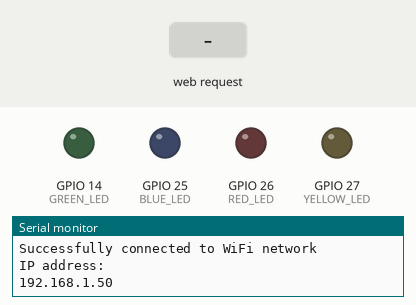
This program was run on a simulated ESP32. Parts: output pins drawn as LEDs (lit = HIGH), the last lines printed to the serial monitor. The inputs (shaded band) are chosen by the test bench. WiFi joins after 1.5 s; servers stay silent unless stated.

Above: at 3.2 s.
3.3 s: HTTP request GET /?LED0=ON received
At 3.9 s:
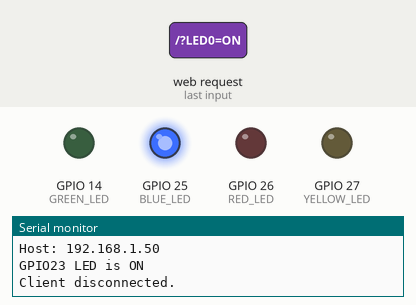
4.8 s: HTTP request GET /?LED1=ON received
At 6.0 s:
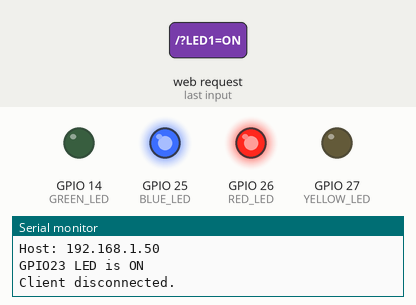
6.3 s: HTTP request GET /?LED0=OFF received
At 7.4 s:
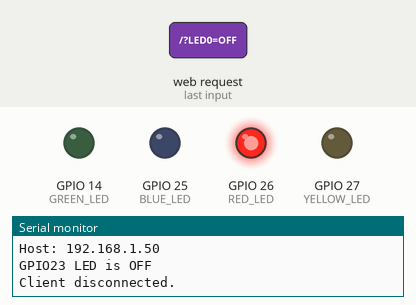
7.8 s: HTTP request GET /?LED2=ON received
At 8.5 s:
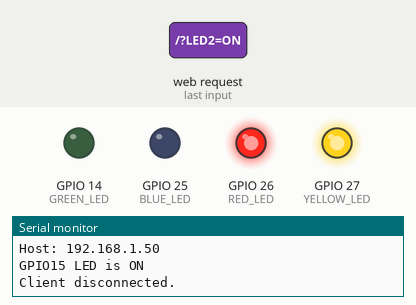
9.3 s: HTTP request GET /?LED1=OFF received
At 9.6 s:
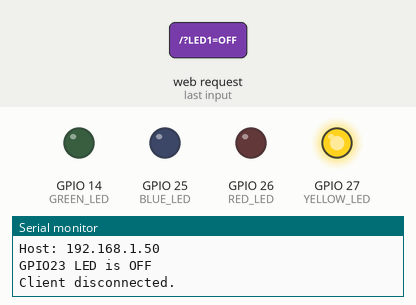
10.8 s: HTTP request GET /?LED2=OFF received
At 12.0 s:
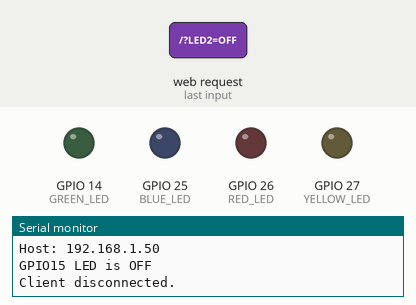
Timing chart, 0 to 13.3 s (numbered marks = the images above; inputs shaded):
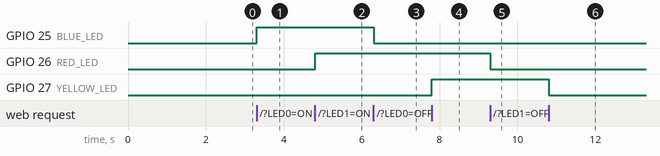

The program:

main.cpp
```cpp
#include <WiFi.h>

const char* WIFI_NAME= "NETWORK_NAME";
const char* WIFI_PASSWORD = "PASSWORD";
WiFiServer server(80);

String header;

String BLUE_LED_STATE = "off";
String RED_LED_STATE = "off";
String YELLOW_LED_STATE = "off";
String GREEN_LED_STATE = "off";


const int BLUE_LED = 25;
const int RED_LED = 26;
const int YELLOW_LED = 27;
const int GREEN_LED = 14;


void setup() {
  Serial.begin(115200);
  pinMode(BLUE_LED, OUTPUT);
  pinMode(RED_LED, OUTPUT);
  pinMode(YELLOW_LED, OUTPUT);
  pinMode(GREEN_LED, OUTPUT);

  digitalWrite(BLUE_LED, LOW);
  digitalWrite(RED_LED, LOW);
  digitalWrite(YELLOW_LED, LOW);
  digitalWrite(GREEN_LED, LOW);


  Serial.print("Connecting to ");
  Serial.println(WIFI_NAME);
  WiFi.begin(WIFI_NAME, WIFI_PASSWORD);
  while (WiFi.status() != WL_CONNECTED) {
    delay(1000);
    Serial.println("Trying to connect to Wifi Network");
  }
  Serial.println("");
  Serial.println("Successfully connected to WiFi network");
  Serial.println("IP address: ");
  Serial.println(WiFi.localIP());
  server.begin();
}

void loop(){
  WiFiClient client = server.available();
  if (client) {
    Serial.println("New Client is requesting web page");
    String current_data_line = "";
    while (client.connected()) {
      if (client.available()) {
        char new_byte = client.read();
        Serial.write(new_byte);
        header += new_byte;
        if (new_byte == '\n') {

          if (current_data_line.length() == 0)
          {

            client.println("HTTP/1.1 200 OK");
            client.println("Content-type:text/html");
            client.println("Connection: close");
            client.println();

            if (header.indexOf("LED0=ON") != -1)
            {
              Serial.println("GPIO23 LED is ON");
              BLUE_LED_STATE = "on";
              digitalWrite(BLUE_LED, HIGH);
            }
            if (header.indexOf("LED0=OFF") != -1)
            {
              Serial.println("GPIO23 LED is OFF");
              BLUE_LED_STATE = "off";
              digitalWrite(BLUE_LED, LOW);
            }
            if (header.indexOf("LED1=ON") != -1)
            {
              Serial.println("GPIO23 LED is ON");
              RED_LED_STATE = "on";
              digitalWrite(RED_LED, HIGH);
            }
            if (header.indexOf("LED1=OFF") != -1)
            {
              Serial.println("GPIO23 LED is OFF");
              RED_LED_STATE = "off";
              digitalWrite(RED_LED, LOW);
            }
            if (header.indexOf("LED2=ON") != -1)
            {
              Serial.println("GPIO15 LED is ON");
              YELLOW_LED_STATE = "on";
              digitalWrite(YELLOW_LED, HIGH);
            }
            if(header.indexOf("LED2=OFF") != -1) {
              Serial.println("GPIO15 LED is OFF");
              YELLOW_LED_STATE = "off";
              digitalWrite(YELLOW_LED, LOW);
            }
            if (header.indexOf("LED3=ON") != -1)
            {
              Serial.println("GREEN_LED is ON");
              GREEN_LED_STATE = "on";
              digitalWrite(GREEN_LED, HIGH);
            }
            if(header.indexOf("LED3=OFF") != -1) {
              Serial.println("GREEN_LED is OFF");
              GREEN_LED_STATE = "off";
              digitalWrite(GREEN_LED, LOW);
            }

            client.println("<!DOCTYPE html><html>");
            client.println("<head><meta name=\"viewport\" content=\"width=device-width, initial-scale=1\">");
            client.println("<link rel=\"icon\" href=\"data:,\">");
            client.println("<style>html { font-family: Helvetica; display: inline-block; margin: 0px auto; text-align: center;}");
            client.println(".button { background-color: #4CAF50; border: 2px solid #4CAF50;; color: white; padding: 15px 32px; text-align: center; text-decoration: none; display: inline-block; font-size: 16px; margin: 4px 2px; cursor: pointer; }");
            client.println("text-decoration: none; font-size: 30px; margin: 2px; cursor: pointer;}");
            // Web Page Heading
            client.println("</style></head>");
            client.println("<body><center><h1>ESP32 Web server LED controlling example</h1></center>");
            client.println("<center><h2>Web Server Example Microcontrollerslab.com</h2></center>" );
            client.println("<center><h2>Press on button to turn LED on and off</h3></center>");
            client.println("<form><center>");

            client.println("<p>BLUE LED(0) is " + BLUE_LED_STATE + "</p>");
            // If the PIN_NUMBER_22State is off, it displays the ON button
             client.println("<center> <button class=\"button\" name=\"LED0\" value=\"ON\" type=\"submit\">Turn BLUE LED ON</button>") ;
             client.println("<button class=\"button\" name=\"LED0\" value=\"OFF\" type=\"submit\">Turn BLUE LED OFF</button><br><br>");

             client.println("<p>RED LED(1) is " + RED_LED_STATE + "</p>");
             client.println("<button class=\"button\" name=\"LED1\" value=\"ON\" type=\"submit\">Turn RED LED ON</button>");
             client.println("<button class=\"button\" name=\"LED1\" value=\"OFF\" type=\"submit\">Turn RED LED OFF</button> <br><br>");

             client.println("<p>YELLOW LED(2) is " + YELLOW_LED_STATE + "</p>");
             client.println ("<button class=\"button\" name=\"LED2\" value=\"ON\" type=\"submit\">Turn YELLOW LED ON</button>");
             client.println ("<button class=\"button\" name=\"LED2\" value=\"OFF\" type=\"submit\">Turn YELLOW LED OFF</button></center>");

             client.println("<p>GREEN LED(3) is " + GREEN_LED_STATE + "</p>");
             client.println ("<button class=\"button\" name=\"LED3\" value=\"ON\" type=\"submit\">Turn GREEN LED ON</button>");
             client.println ("<button class=\"button\" name=\"LED3\" value=\"OFF\" type=\"submit\">Turn GREEN LED OFF</button></center>");

            client.println("</center></form></body></html>");
            client.println();
            break;
          }
          else
          {
            current_data_line = "";
          }
        }
        else if (new_byte != '\r')
        {
          current_data_line += new_byte;
        }
      }
    }
    // Clear the header variable
    header = "";
    // Close the connection
    client.stop();
    Serial.println("Client disconnected.");
    Serial.println("");
  }
}
```

Measured:
- after the input at 3.3 s, GPIO 25 (BLUE_LED): LOW → HIGH at once
- after the input at 4.8 s, GPIO 26 (RED_LED): LOW → HIGH at once
- after the input at 6.3 s, GPIO 25 (BLUE_LED): HIGH → LOW at once
- after the input at 7.8 s, GPIO 27 (YELLOW_LED): LOW → HIGH at once
- after the input at 9.3 s, GPIO 26 (RED_LED): HIGH → LOW at once
- after the input at 10.8 s, GPIO 27 (YELLOW_LED): HIGH → LOW at once
